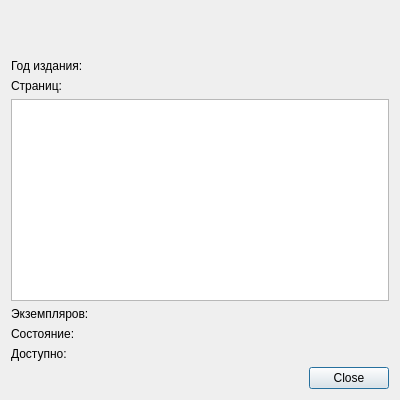
<?xml version="1.0" encoding="UTF-8"?>
<ui version="4.0">
 <class>ViewBookDialog</class>
 <widget class="QDialog" name="ViewBookDialog">
  <property name="geometry">
   <rect>
    <x>0</x>
    <y>0</y>
    <width>400</width>
    <height>400</height>
   </rect>
  </property>
  <property name="windowTitle">
   <string>Просмотр книги</string>
  </property>
  <layout class="QVBoxLayout" name="verticalLayout">
   <item>
    <widget class="QLabel" name="titleLabel">
     <property name="styleSheet">
      <string notr="true">font-weight: bold; font-size: 14pt;</string>
     </property>
    </widget>
   </item>
   <item>
    <widget class="QLabel" name="authorLabel"/>
   </item>
   <item>
    <layout class="QHBoxLayout" name="horizontalLayout">
     <item>
      <widget class="QLabel">
       <property name="text">
        <string>Год издания:</string>
       </property>
      </widget>
     </item>
     <item>
      <widget class="QLabel" name="yearLabel"/>
     </item>
    </layout>
   </item>
   <item>
    <layout class="QHBoxLayout" name="horizontalLayout_2">
     <item>
      <widget class="QLabel">
       <property name="text">
        <string>Страниц:</string>
       </property>
      </widget>
     </item>
     <item>
      <widget class="QLabel" name="pagesLabel"/>
     </item>
    </layout>
   </item>
   <item>
    <widget class="QTextBrowser" name="descriptionLabel">
     <property name="readOnly">
      <bool>true</bool>
     </property>
    </widget>
   </item>
   <item>
    <layout class="QHBoxLayout" name="horizontalLayout_3">
     <item>
      <widget class="QLabel">
       <property name="text">
        <string>Экземпляров:</string>
       </property>
      </widget>
     </item>
     <item>
      <widget class="QLabel" name="copiesLabel"/>
     </item>
    </layout>
   </item>
   <item>
    <layout class="QHBoxLayout" name="horizontalLayout_4">
     <item>
      <widget class="QLabel">
       <property name="text">
        <string>Состояние:</string>
       </property>
      </widget>
     </item>
     <item>
      <widget class="QLabel" name="conditionLabel"/>
     </item>
    </layout>
   </item>
   <item>
    <layout class="QHBoxLayout" name="horizontalLayout_5">
     <item>
      <widget class="QLabel">
       <property name="text">
        <string>Доступно:</string>
       </property>
      </widget>
     </item>
     <item>
      <widget class="QLabel" name="availableLabel"/>
     </item>
    </layout>
   </item>
   <item>
    <widget class="QDialogButtonBox" name="buttonBox">
     <property name="standardButtons">
      <set>QDialogButtonBox::Close</set>
     </property>
    </widget>
   </item>
  </layout>
 </widget>
 <resources/>
 <connections/>
</ui>
